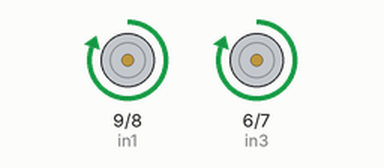
This sketch was run on a simulated Arduino Uno, built with avr-gcc and run on an emulated ATmega328P. On the bench: motor-driver pin pairs drawn as motors (green arrow = first pin HIGH = forward, orange = second pin HIGH = backward, longer = more drive, scaled by the enable pin).

Above: at 2.0 s.
At 5.5 s:
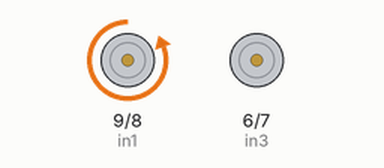
At 9.0 s:
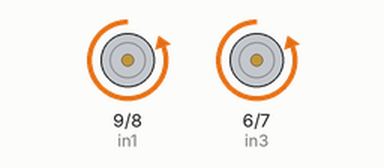
Timing chart, 0 to 14.3 s (numbered marks = the images above):
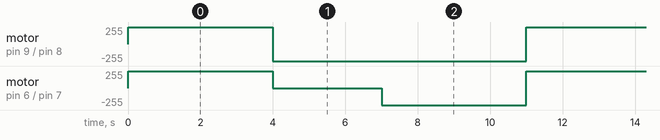

The sketch:

cob.ino
```cpp
int enA = 10;
int in1 = 9;
int in2 = 8;

int enB = 5;
int in3 = 6;
int in4 = 7;

void setup() {
  // put your setup code here, to run once:
  pinMode(enA, OUTPUT);
  pinMode(enB, OUTPUT);
  pinMode(in1, OUTPUT);
  pinMode(in2, OUTPUT);
  pinMode(in3, OUTPUT);
  pinMode(in4, OUTPUT);

}

void _mBackward()
{
analogWrite (enA, 200); //DOLOČIŠ HTROST MOTORJA
digitalWrite(enA,HIGH);
digitalWrite(in1,LOW);
digitalWrite(in2,HIGH);

analogWrite (enB, 300);
digitalWrite(enB,HIGH);
digitalWrite(in3,HIGH);
digitalWrite(in4,LOW);

Serial.println("go Backward!");
digitalWrite(in1, HIGH);
digitalWrite(in2, LOW);
// set speed to 200 out of possible range 0~255

}

void _mForward()
{
analogWrite (enA, 200); //DOLOČIŠ HTROST MOTORJA
digitalWrite(enA,HIGH);
digitalWrite(in2,LOW);
digitalWrite(in1,HIGH);

analogWrite (enB, 300);
digitalWrite(enB,HIGH);
digitalWrite(in4,HIGH);
digitalWrite(in3,LOW);

Serial.println("go Forward!");
digitalWrite(in2, HIGH);
digitalWrite(in1, LOW);
// set speed to 200 out of possible range 0~255

}

void _break(){
  digitalWrite(enA,HIGH);
  digitalWrite(in2,LOW);
  digitalWrite(in1,LOW);

  digitalWrite(enB,LOW);
  digitalWrite(in4,LOW);
  digitalWrite(in3,LOW);
  Serial.println("Breaking");
  digitalWrite(in2, HIGH);
  digitalWrite(in1, LOW);
}

void loop() {
  // put your main code here, to run repeatedly:
  _mBackward();
  delay(4000);

  _break();
  delay(3000);

  _mForward();
  delay(4000);
}
```

Measured:
- by itself, motor on pin 9 (in1) / pin 8 (in2): alternates forward 255/255 for 4.0 s and backward 255/255 for 7.0 s
- by itself, motor on pin 6 (in3) / pin 7 (in4): repeats every 11.0 s: stopped 3.0 s, backward 255/255 4.0 s, forward 255/255 4.0 s
